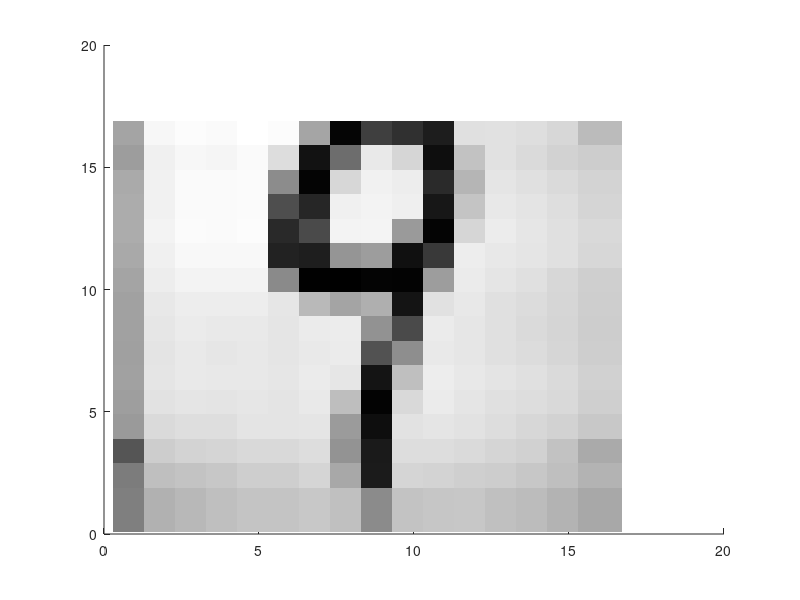

Reproduce this figure in MATLAB. (Note: this script raises an error after producing the figure.)
%% show camera image

clear
close all

load pic.txt;

% convert to a value from 0 to 1
minval=min(min(pic));
maxval=max(max(pic));
s=1/(maxval-minval);
for i=1:(length(pic))
    for j=1:(length(pic))
        normPic(i,j)=(pic(i,j)-minval)*s;
    end
end   

hold on
for i=1:16
    for j=1:16
        val=normPic(i,j);
        scatter(j,17-i,1000,[val val val],'filled','s');
    end
end
hold off

%% show testing data image
clear
close all

load data1.txt;
pic = data1(700,:);
pic = reshape(pic,[16,16]);
pic=pic';
% convert to a value from 0 to 1
minval=min(min(pic));
maxval=max(max(pic));
s=1/(maxval-minval);
for i=1:(length(pic))
    for j=1:(length(pic))
        normPic(i,j)=(pic(i,j)-minval)*s;
    end
end   

hold on
for i=1:16
    for j=1:16
        val=normPic(i,j);
        scatter(j,17-i,1000,[val val val],'filled','s');
    end
end
hold off
